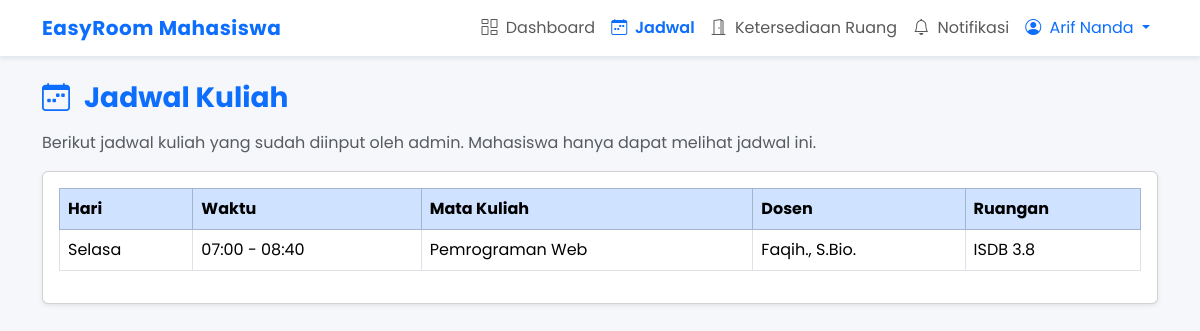
Page /mahasiswa/jadwal.php (signed in) on the committed database.
### tables this page shows
CREATE TABLE `jadwal` (
  `kode_jadwal` varchar(15) NOT NULL,
  `kode_mk` varchar(20) DEFAULT NULL,
  `id_dosen` varchar(15) DEFAULT NULL,
  `kode_ruang` varchar(15) DEFAULT NULL,
  `kelas` varchar(20) DEFAULT NULL,
  `hari` varchar(15) DEFAULT NULL,
  `jam_mulai` time NOT NULL,
  `jam_selesai` time NOT NULL,
  `kuota_peserta` int DEFAULT NULL,
  `kuota_masuk` int DEFAULT NULL,
  `semester` varchar(10) DEFAULT NULL
);

CREATE TABLE `matakuliah` (
  `kode_mk` varchar(20) NOT NULL,
  `id_dosen` varchar(15) DEFAULT NULL,
  `nama_mk` varchar(100) DEFAULT NULL,
  `sks` int DEFAULT NULL
);

CREATE TABLE `dosen` (
  `id_dosen` varchar(15) NOT NULL,
  `nama_dosen` varchar(100) NOT NULL,
  `nip` varchar(20) DEFAULT NULL,
  `email` varchar(100) DEFAULT NULL,
  `password` varchar(255) NOT NULL
);

CREATE TABLE `ruang` (
  `kode_ruang` varchar(15) NOT NULL,
  `nama_ruang` varchar(50) NOT NULL,
  `kapasitas` int DEFAULT NULL,
  `fasilitas` text,
  `lokasi` varchar(100) DEFAULT NULL,
  `status` enum('Terpakai','Kosong') DEFAULT 'Terpakai'
);

### functions.php (called while the page is built, shortened)
<?php
function safe_time_short(?string $t): string
{
    return htmlspecialchars(substr($t, 0, 5));
}

### mahasiswa/jadwal.php (the view, shortened to what this page needs)
<?php
require_once __DIR__ . '/../config.php';
require_once __DIR__ . '/../functions.php';
$stmt = $conn->prepare("
    SELECT
        j.*,
        mk.nama_mk,
        d.nama_dosen,
        r.nama_ruang
    FROM jadwal j
    LEFT JOIN matakuliah mk ON j.kode_mk    = mk.kode_mk
    LEFT JOIN dosen      d  ON j.id_dosen   = d.id_dosen
    LEFT JOIN ruang      r  ON j.kode_ruang = r.kode_ruang
    ORDER BY
        FIELD(j.hari,'Senin','Selasa','Rabu','Kamis','Jumat','Sabtu'),
        j.jam_mulai
");
$stmt->execute();
$jadwal = $stmt->get_result();
?>
<!doctype html>
<html lang="id">
<head>
    <link rel="stylesheet" href="https://cdn.jsdelivr.net/npm/bootstrap@5.3.3/dist/css/bootstrap.min.css">
    <link rel="stylesheet" href="https://cdn.jsdelivr.net/npm/bootstrap-icons@1.11.3/font/bootstrap-icons.css">
    <link rel="stylesheet" href="https://unpkg.com/aos@2.3.1/dist/aos.css">
    <link rel="stylesheet" href="../assets/css/style.css">
</head>
<body>
    <?php include 'navbar.php'; ?>
    <div class="container py-4">
        <h3 class="fw-bold text-primary mb-3">
            <i class="bi bi-calendar-week me-2"></i> Jadwal Kuliah
        </h3>
        <p class="text-muted">
            Berikut jadwal kuliah yang sudah diinput oleh admin. Mahasiswa hanya dapat melihat jadwal ini.
        </p>
        <div class="card shadow-sm">
            <div class="card-body">
                <?php if ($jadwal->num_rows == 0): ?>
                    <p class="text-muted">Belum ada jadwal kuliah.</p>
                <?php else: ?>
                    <div class="table-responsive">
                        <table class="table table-bordered align-middle">
                            <thead class="table-primary">
                                <tr>
                                    <th>Hari</th>
                                    <th>Waktu</th>
                                    <th>Mata Kuliah</th>
                                    <th>Dosen</th>
                                    <th>Ruangan</th>
                                </tr>
                            </thead>
                            <tbody>
                                <?php
                                while ($row = $jadwal->fetch_assoc()):
                                ?>
                                    <tr>
                                        <td><?= htmlspecialchars($row['hari'] ?? '-'); ?></td>
                                        <td>
                                            <?php
                                            if (!empty($row['jam_mulai']) && !empty($row['jam_selesai'])) {
                                                echo safe_time_short($row['jam_mulai']) . ' - ' . safe_time_short($row['jam_selesai']);
                                            } else {
                                                echo '-';
                                            }
                                            ?>
                                        </td>
                                        <td><?= htmlspecialchars($row['nama_mk'] ?? '-'); ?></td>
                                        <td><?= htmlspecialchars($row['nama_dosen'] ?? '-'); ?></td>
                                        <td><?= htmlspecialchars($row['nama_ruang'] ?? '-'); ?></td>
                                    </tr>
                                <?php endwhile; ?>
                            </tbody>
                        </table>
                    </div>
                <?php endif; ?>
            </div>
        </div>
    </div>
</body>
</html>

### assets/css/style.css (style rules this page uses)
body { font-family: "Poppins", sans-serif; background: #f5f7fb; color: #1f2933; }

### rows in the picture
jadwal: hari "Selasa", jam_mulai "07:00", jam_selesai "08:40", kode_mk.nama_mk "Pemrograman Web", id_dosen.nama_dosen "Faqih., S.Bio.", kode_ruang.nama_ruang "ISDB 3.8"

### other values in the picture
$user['nama'] "Arif Nanda"
